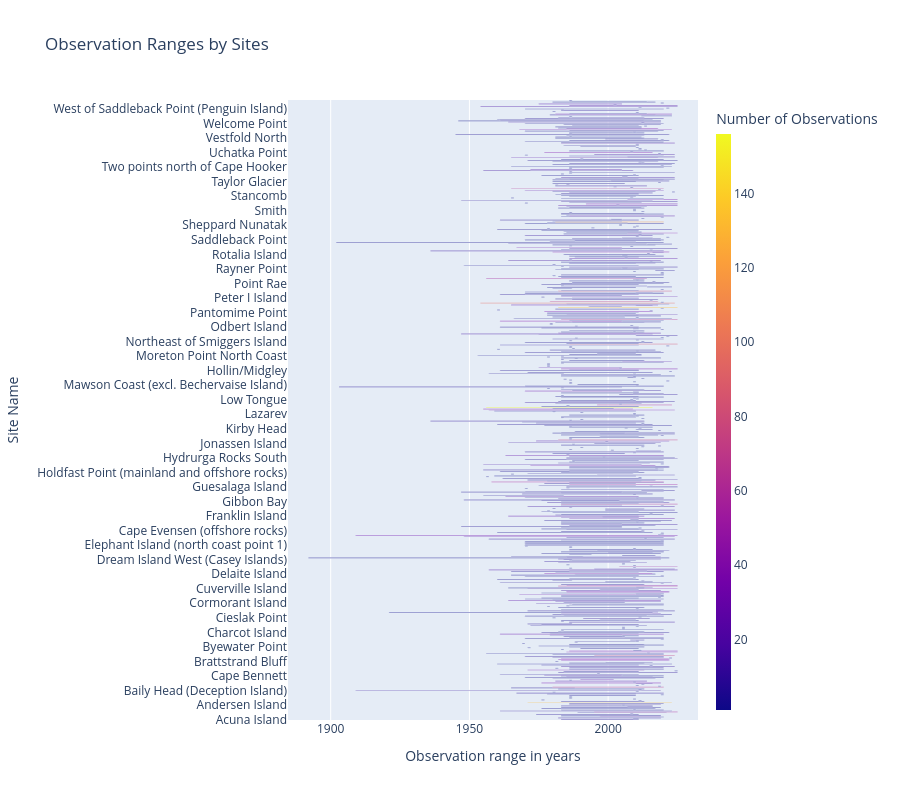

The notebook cell this image was saved under:
### Code cell
import plotly.express as px

fig = px.bar(
        df_sites_obs_range,
        x='Observation range in years',
        y='site_name',
        base='First observation year',
        orientation='h',
        color='Number of observations',
        title='Observation Ranges by Sites',
        labels={
                "site_name": "Site Name"
        }
        )
fig.update_layout(
        height=800,
        coloraxis_colorbar=dict(
                title="Number of Observations",
                thicknessmode="pixels",
                thickness=15
        )
)


fig.show()

### Figure 1 — Plotly figure (JSON) as saved in the notebook; plotly's stock layout.template omitted (floating-point values rounded to 4 significant figures; data arrays with more than 128 entries replaced by an {"elided": "..."} marker saying what was removed)
{"data": [{"base": {"elided": "725 int values"}, "hovertemplate": "First observation year=%{base}<br>Observation range in years=%{x}<br>Site Name=%{y}<br>Number of observations=%{marker.color}<extra></extra>", "legendgroup": "", "marker": {"color": {"elided": "725 int values"}, "coloraxis": "coloraxis", "pattern": {"shape": ""}}, "name": "", "orientation": "h", "showlegend": false, "textposition": "auto", "type": "bar", "x": {"elided": "725 int values"}, "xaxis": "x", "y": {"elided": "725 str values"}, "yaxis": "y"}], "layout": {"barmode": "relative", "coloraxis": {"colorbar": {"thickness": 15, "thicknessmode": "pixels", "title": {"text": "Number of Observations"}}, "colorscale": [[0, "#0d0887"], [0.1111, "#46039f"], [0.2222, "#7201a8"], [0.3333, "#9c179e"], [0.4444, "#bd3786"], [0.5556, "#d8576b"], [0.6667, "#ed7953"], [0.7778, "#fb9f3a"], [0.8889, "#fdca26"], [1, "#f0f921"]]}, "height": 800, "legend": {"tracegroupgap": 0}, "title": {"text": "Observation Ranges by Sites"}, "xaxis": {"anchor": "y", "domain": [0, 1], "title": {"text": "Observation range in years"}}, "yaxis": {"anchor": "x", "domain": [0, 1], "title": {"text": "Site Name"}}}}
